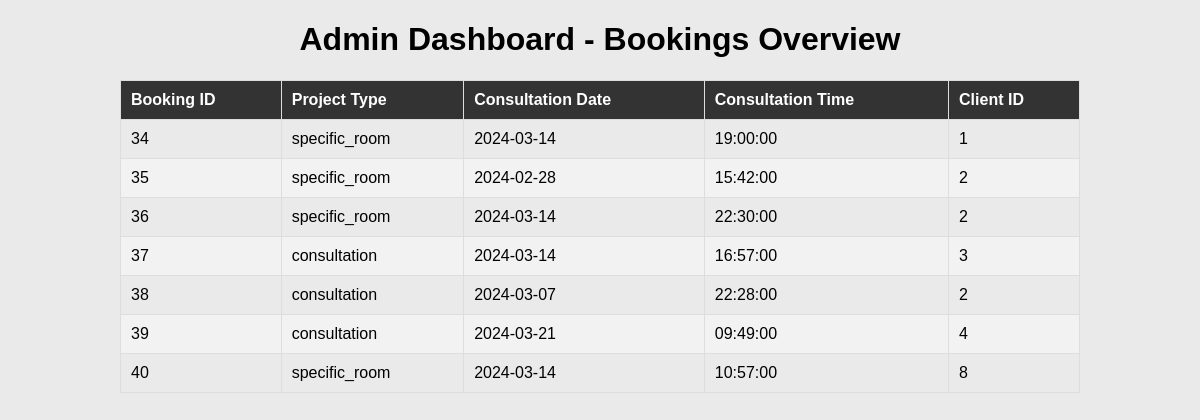
The page /admin/adminview.php on the database its author committed.
### tables this page shows
CREATE TABLE `booking` (
  `project_type` enum('full_renovation','specific_room','consultation') NOT NULL,
  `project_scope` text NOT NULL,
  `budget` decimal(10,2) NOT NULL,
  `timeline` varchar(255) NOT NULL,
  `consultation_date` date NOT NULL,
  `consultation_time` time NOT NULL,
  `existing_furniture` enum('keep','replace','mix') NOT NULL,
  `specific_requests` text DEFAULT NULL,
  `client_id` int(11) DEFAULT NULL,
  `filepaths` text DEFAULT NULL,
  `booking_id` int(11) NOT NULL
);

### admin/adminview.php (the view, shortened to what this page needs)
<!DOCTYPE html>
<html lang="en">
<head>
<link rel="stylesheet" href="../css/admin-style.css">
</head>
<body>
<h1 style="text-align: center;">Admin Dashboard - Bookings Overview</h1>
<table class="admin-table">
  <tr>
    <th>Booking ID</th>
    <th>Project Type</th>
    <th>Consultation Date</th>
    <th>Consultation Time</th>
    <th>Client ID</th>
  </tr>
  <tbody>
                <?php
                require_once('../settings/connection.php');
                $query = "SELECT booking_id,project_type,consultation_date, consultation_time,client_id FROM booking;";
                $result = $conn->query($query);
                if ($result->num_rows > 0) {
                    while ($row = mysqli_fetch_assoc($result)) {
                        ?>
                        <tr>
                            <td><?php echo htmlspecialchars($row['booking_id']); ?></td>
                            <td><?php echo htmlspecialchars($row['project_type']); ?></td>
                            <td><?php echo htmlspecialchars($row['consultation_date']); ?></td>
                            <td><?php echo htmlspecialchars($row['consultation_time']); ?></td>
                            <td><?php echo htmlspecialchars($row['client_id']); ?></td>
                        </tr>
                        <?php
                    }
                } else {
                    ?>
                    <tr>
                        <td colspan="2">No bookings found</td>
                    </tr>
                    <?php
                }
                ?>
            </tbody>
</table>
</body>
</html>

### css/admin-style.css (style rules this page uses)
body { font-family: 'Arial', sans-serif; margin: 0; padding: 0; background: #eaeaea; }
.admin-table { width: 80%; margin: 20px auto; border-collapse: collapse; }
.admin-table th, .admin-table td { padding: 10px; border: 1px solid #ddd; text-align: left; }
.admin-table th { background-color: #333; color: white; }
.admin-table tr:nth-child(even) { background-color: #f2f2f2; }

### rows shown on the page
booking: booking_id "34", project_type "specific_room", consultation_date "2024-03-14", consultation_time "19:00:00", client "1"
booking: booking_id "35", project_type "specific_room", consultation_date "2024-02-28", consultation_time "15:42:00", client "2"
booking: booking_id "36", project_type "specific_room", consultation_date "2024-03-14", consultation_time "22:30:00", client "2"
booking: booking_id "37", project_type "consultation", consultation_date "2024-03-14", consultation_time "16:57:00", client "3"
booking: booking_id "38", project_type "consultation", consultation_date "2024-03-07", consultation_time "22:28:00", client "2"
booking: booking_id "39", project_type "consultation", consultation_date "2024-03-21", consultation_time "09:49:00", client "4"
booking: booking_id "40", project_type "specific_room", consultation_date "2024-03-14", consultation_time "10:57:00", client "8"
